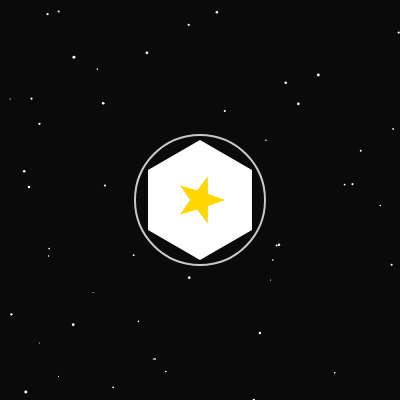
Frame 1 (no input)
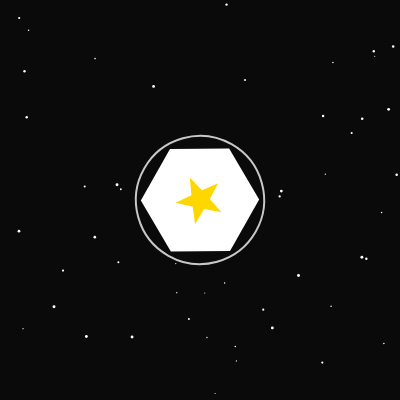
Frame 60 (no input)
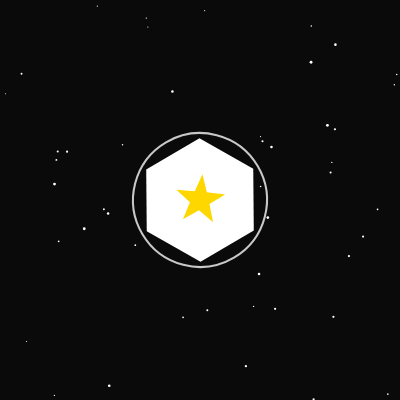
Frame 120 (the mouse pressed at the canvas centre since frame 60)

The p5.js sketch that drew these frames (run headless with seeded random() and noise() and a simulated clock; from frame 60 on, the mouse is pressed at the canvas centre):

// p5.js sketch
// ── sketch.js
let angle = 0;
let scaleFactor = 1;
let growing = true;

function setup() {
  createCanvas(400, 400);
  angleMode(DEGREES);
  noStroke();
}

function draw() {
  background(10);
  drawStars();

  translate(width / 2, height / 2);
  rotate(angle);
  scale(scaleFactor);

  drawLogo();

  angle += 0.5;

  // 拡大・縮小アニメーション
  if (growing) {
    scaleFactor += 0.002;
    if (scaleFactor > 1.05) growing = false;
  } else {
    scaleFactor -= 0.002;
    if (scaleFactor < 0.95) growing = true;
  }
}

function drawStars() {
  for (let i = 0; i < 50; i++) {
    fill(255);
    ellipse(random(width), random(height), random(1, 3));
  }
}

function drawLogo() {
  // 白い六角形
  fill(255);
  beginShape();
  for (let i = 0; i < 6; i++) {
    let x = 60 * cos(60 * i - 30);
    let y = 60 * sin(60 * i - 30);
    vertex(x, y);
  }
  endShape(CLOSE);

  // 六角形の中に小さい金色の星
  fill(255, 215, 0);
  drawStar(0, 0, 10, 25, 5);

  // 外周の円形ライン
  noFill();
  stroke(200);
  strokeWeight(2);
  ellipse(0, 0, 130);
  noStroke(); // リセット
}

function drawStar(x, y, radius1, radius2, npoints) {
  let angle = 360 / npoints;
  let halfAngle = angle / 2.0;
  beginShape();
  for (let a = 0; a < 360; a += angle) {
    let sx = x + cos(a) * radius2;
    let sy = y + sin(a) * radius2;
    vertex(sx, sy);
    sx = x + cos(a + halfAngle) * radius1;
    sy = y + sin(a + halfAngle) * radius1;
    vertex(sx, sy);
  }
  endShape(CLOSE);
}
